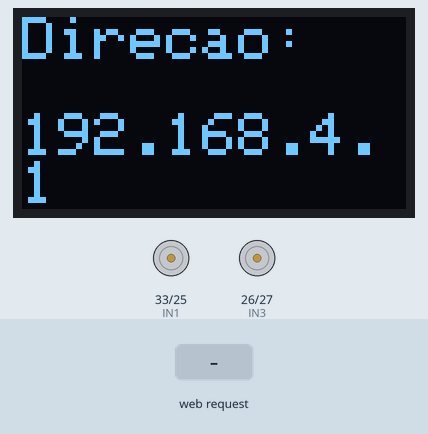
Simulated run of this sketch. Board: ESP32. Parts: 128×64 one-colour display, motor-driver pin pairs drawn as motors (green arrow = first pin HIGH = forward, orange = second pin HIGH = backward, longer = more drive, scaled by the enable pin). The test bench sets the inputs (shaded band). What the sketch prints to the serial monitor is not drawn.

Above: at 1.2 s.
1.3 s: HTTP request GET /control?action=frente received
At 2.4 s:
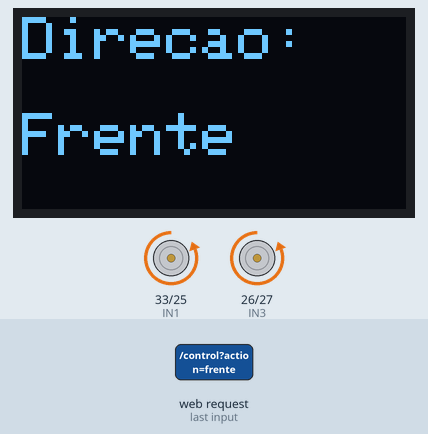
2.8 s: HTTP request GET /control?action=tras received
At 3.6 s:
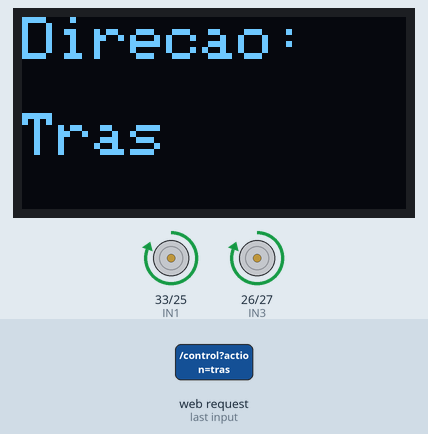
4.3 s: HTTP request GET /control?action=direita received
At 4.7 s:
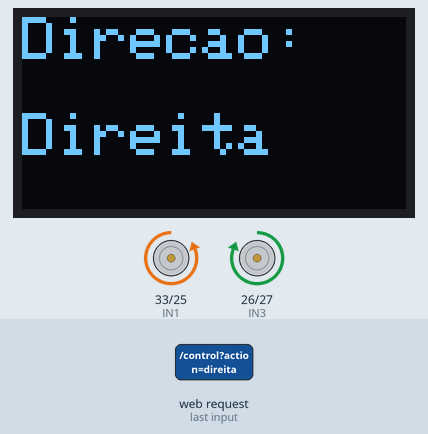
5.8 s: HTTP request GET /control?action=esquerda received
At 7.1 s:
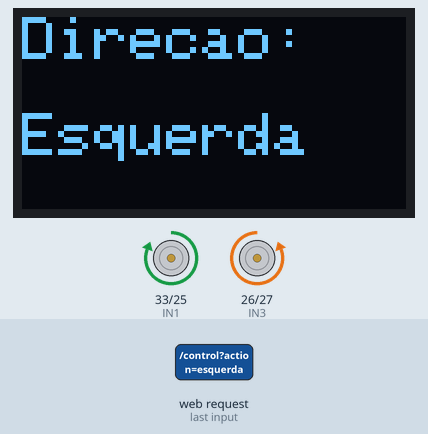
Timing chart, 0 to 8.3 s (numbered marks = the images above; inputs shaded):
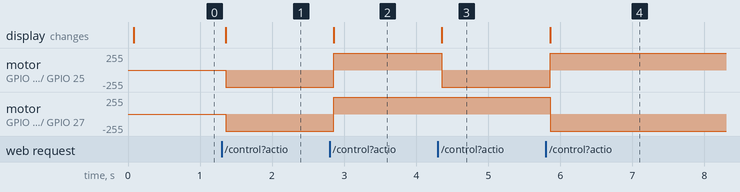

The sketch:

ESP32_L298N_SSD1306_WiFi.ino
```cpp
#include <WiFi.h>
#include <ESPAsyncWebServer.h>
#include <Wire.h>
#include <Adafruit_GFX.h>
#include <Adafruit_SSD1306.h>

// --- Configurações do Wi-Fi ---
const char* ssid = "RoboSumoGrupoA"; // Nome da rede Wi-Fi que o robô irá criar
const char* password = "caveirao";  // Senha da rede Wi-Fi

// --- Cria os objetos do Servidor e Display ---
AsyncWebServer server(80); // Servidor na porta 80 (HTTP)
Adafruit_SSD1306 display(128, 64, &Wire, -1);

// --- Pinos dos Motores ---
const int ENA = 32;
const int ENB = 14;
const int IN1 = 33;
const int IN2 = 25;
const int IN3 = 26;
const int IN4 = 27;

// --- Página HTML para o controle (armazenada na memória flash) ---
const char index_html[] PROGMEM = R"rawliteral(
<!DOCTYPE HTML><html>
<head>
  <title>Controle do Robo ESP32</title>
  <meta name="viewport" content="width=device-width, initial-scale=1, user-scalable=no">
  <style>
    body { font-family: Arial, sans-serif; text-align: center; background: #282c34; color: white; }
    h1 { margin-top: 20px; }
    .btn-container { display: grid; grid-template-columns: repeat(3, 1fr); gap: 10px; max-width: 300px; margin: 30px auto; }
    .btn {
      padding: 20px; font-size: 24px; color: white; background-color: #61dafb;
      border: none; border-radius: 10px; cursor: pointer; user-select: none;
      -webkit-tap-highlight-color: transparent; /* Remove o highlight azul no toque em mobile */
    }
    .btn:active { background-color: #21a1f0; }
    .placeholder { visibility: hidden; }
    #frente { grid-column: 2 / 3; }
    #esquerda { grid-column: 1 / 2; grid-row: 2 / 3; }
    #parar { grid-column: 2 / 3; grid-row: 2 / 3; background-color: #e04444; }
    #direita { grid-column: 3 / 4; grid-row: 2 / 3; }
    #tras { grid-column: 2 / 3; grid-row: 3 / 4; }
  </style>
</head>
<body>
  <h1>Controle do Robo</h1>
  <div class="btn-container">
    <div class="placeholder"></div>
    <button id="frente" class="btn" onmousedown="sendCommand('frente')" onmouseup="sendCommand('parar')" ontouchstart="sendCommand('frente')" ontouchend="sendCommand('parar')">&#8593;</button>
    <div class="placeholder"></div>
    <button id="esquerda" class="btn" onmousedown="sendCommand('esquerda')" onmouseup="sendCommand('parar')" ontouchstart="sendCommand('esquerda')" ontouchend="sendCommand('parar')">&#8592;</button>
    <button id="parar" class="btn" onclick="sendCommand('parar')">STOP</button>
    <button id="direita" class="btn" onmousedown="sendCommand('direita')" onmouseup="sendCommand('parar')" ontouchstart="sendCommand('direita')" ontouchend="sendCommand('parar')">&#8594;</button>
    <div class="placeholder"></div>
    <button id="tras" class="btn" onmousedown="sendCommand('tras')" onmouseup="sendCommand('parar')" ontouchstart="sendCommand('tras')" ontouchend="sendCommand('parar')">&#8595;</button>
    <div class="placeholder"></div>
  </div>
<script>
  function sendCommand(action) {
    fetch('/control?action=' + action);
  }
</script>
</body>
</html>
)rawliteral";


// --- Declaração das Funções ---
void acaoFrente();
void acaoTras();
void acaoDireita();
void acaoEsquerda();
void acaoParar();
void atualizarDisplay(String direcao);

void setup() {
  Serial.begin(115200);

  // --- Inicialização do Display ---
  if(!display.begin(SSD1306_SWITCHCAPVCC, 0x3C)) {
    Serial.println(F("Falha ao iniciar SSD1306"));
    for(;;);
  }
  display.clearDisplay();

  // --- Configuração dos Pinos dos Motores ---
  pinMode(IN1, OUTPUT); pinMode(IN2, OUTPUT);
  pinMode(IN3, OUTPUT); pinMode(IN4, OUTPUT);
  pinMode(ENA, OUTPUT); pinMode(ENB, OUTPUT);
  digitalWrite(ENA, HIGH); digitalWrite(ENB, HIGH);
  acaoParar(); // Garante que o robô comece parado

  // --- Inicialização do Wi-Fi em modo Access Point ---
  Serial.print("Criando Ponto de Acesso: ");
  Serial.println(ssid);
  WiFi.softAP(ssid, password);
  Serial.print("Endereco IP do Robo: ");
  Serial.println(WiFi.softAPIP());

  atualizarDisplay(WiFi.softAPIP().toString()); // Mostra o IP no display ao iniciar

  // --- Configuração das Rotas do Servidor Web ---
  // Rota principal (/) - envia a página HTML
  server.on("/", HTTP_GET, [](AsyncWebServerRequest *request){
    request->send_P(200, "text/html", index_html);
  });

  // Rota de controle (/control) - recebe os comandos dos botões
  server.on("/control", HTTP_GET, [] (AsyncWebServerRequest *request) {
    if (request->hasParam("action")) {
      String action = request->getParam("action")->value();
      if (action == "frente") acaoFrente();
      else if (action == "tras") acaoTras();
      else if (action == "direita") acaoDireita();
      else if (action == "esquerda") acaoEsquerda();
      else if (action == "parar") acaoParar();
    }
    request->send(200, "text/plain", "OK");
  });

  // Inicia o servidor
  server.begin();
}

void loop() {
  // O loop fica vazio, pois o servidor web assíncrono cuida de tudo em background.
}

void atualizarDisplay(String direcao) {
  display.clearDisplay();
  display.setTextSize(2);
  display.setTextColor(SSD1306_WHITE);
  display.setCursor(0, 0);
  display.println(F("Direcao:"));
  display.setTextSize(2);
  display.setCursor(0, 32); // Cursor ajustado para caber textos maiores como o IP
  display.println(direcao);
  display.display();
}

// --- Funções de Ação dos Motores (sem delays) ---
void acaoFrente() {
  atualizarDisplay("Frente");
  digitalWrite(IN1, LOW);  digitalWrite(IN2, HIGH); // Motor A: Frente
  digitalWrite(IN3, LOW);  digitalWrite(IN4, HIGH); // Motor B: Frente
}

void acaoTras() {
  atualizarDisplay("Tras");
  digitalWrite(IN1, HIGH); digitalWrite(IN2, LOW);  // Motor A: Trás
  digitalWrite(IN3, HIGH); digitalWrite(IN4, LOW);  // Motor B: Trás
}

void acaoDireita() {
  atualizarDisplay("Direita");
  digitalWrite(IN1, LOW);  digitalWrite(IN2, HIGH); // Motor A: Frente
  digitalWrite(IN3, HIGH); digitalWrite(IN4, LOW);  // Motor B: Trás (gira para a direita)
}

void acaoEsquerda() {
  atualizarDisplay("Esquerda");
  digitalWrite(IN1, HIGH); digitalWrite(IN2, LOW);  // Motor A: Trás
  digitalWrite(IN3, LOW);  digitalWrite(IN4, HIGH); // Motor B: Frente (gira para a esquerda)
}

void acaoParar() {
  atualizarDisplay("Parado");
  digitalWrite(IN1, LOW); digitalWrite(IN2, LOW);
  digitalWrite(IN3, LOW); digitalWrite(IN4, LOW);
}
```

Measured:
- after the input at 1.3 s, motor on GPIO 33 (IN1) / GPIO 25 (IN2), motor on GPIO 26 (IN3) / GPIO 27 (IN4): stopped → backward 255/255 after 0.06 s; the display: changes after 0.06 s (image 1)
- after the input at 2.8 s, motor on GPIO 33 (IN1) / GPIO 25 (IN2), motor on GPIO 26 (IN3) / GPIO 27 (IN4): backward 255/255 → forward 255/255 after 0.06 s; the display: changes after 0.06 s (image 2)
- after the input at 4.3 s, motor on GPIO 33 (IN1) / GPIO 25 (IN2): forward 255/255 → backward 255/255 after 0.06 s; the display: changes after 0.06 s (image 3)
- after the input at 5.8 s, motor on GPIO 33 (IN1) / GPIO 25 (IN2): backward 255/255 → forward 255/255 after 0.06 s; motor on GPIO 26 (IN3) / GPIO 27 (IN4): forward 255/255 → backward 255/255 after 0.06 s; the display: changes after 0.06 s (image 4)
